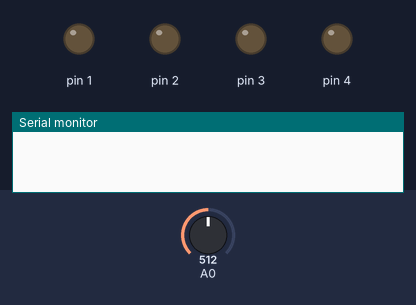
A sketch run on a simulated Arduino Uno, built for the host (arithmetic inside an expression is 32-bit, double 64-bit). Parts: output pins drawn as LEDs (lit = HIGH), the last lines printed to the serial monitor. The test bench sets the inputs (shaded band); at power-on: A0 = 512.

Above: at 0.1 s.
At 2.1 s:
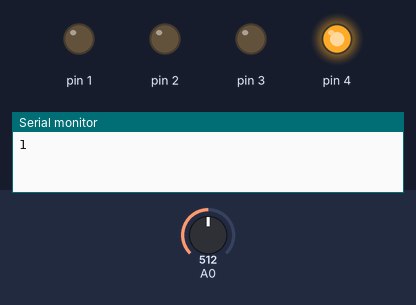
Timing chart, 0 to 35.7 s (numbered marks = the images above):
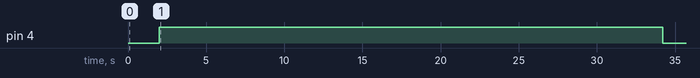

Measured:
- by itself, pin 4: LOW → HIGH at 2.0 s, → LOW 32.2 s later

The sketch:

sketch_pocet_tlesku.ino
```cpp
u_int mikrofon;
int maximum = 10;
int hranice = 80;
int stav = 0;
int cas1;


void setup() {
  // put your setup code here, to run once:
  pinMode(1,OUTPUT);
  pinMode(2,OUTPUT);
  pinMode(3,OUTPUT);
  pinMode(4,OUTPUT);
  pinMode(A0,INPUT);
  Serial.begin(9600);

}

void loop() {
  // put your main code here, to run repeatedly:

  if(stav == 1){
digitalWrite(3,LOW);
digitalWrite(4,HIGH);
}

else if(stav == 0){
digitalWrite(3,LOW);
digitalWrite(4,LOW);
}

  mikrofon = analogRead(A0);
  //Serial.println(mikrofon);

if(mikrofon > hranice){
  cas1 = millis();
  stav= 0;
  delay(200);

      while((millis()-cas1)<2000){
      if(analogRead(A0)>hranice){

          stav = 1;

                          }
                                 }

                       }


Serial.println(stav);

  }
```
